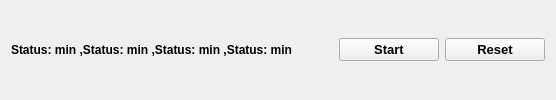
        <widget class="QFrame" name="bottomFrame">
         <layout class="QHBoxLayout" name="bottomLayout">
          <item>
           <widget class="QLabel" name="statusLabel">
            <property name="font">
             <font>
              <pointsize>9</pointsize>
              <weight>75</weight>
              <bold>true</bold>
             </font>
            </property>
            <property name="text">
             <string>Status: min ,Status: min ,Status: min ,Status: min</string>
            </property>
           </widget>
          </item>
          <item>
           <spacer name="horizontalSpacer_3">
            <property name="orientation">
             <enum>Qt::Horizontal</enum>
            </property>
            <property name="sizeHint" stdset="0">
             <size>
              <width>40</width>
              <height>20</height>
             </size>
            </property>
           </spacer>
          </item>
          <item>
           <widget class="QPushButton" name="startButton">
            <property name="minimumSize">
             <size>
              <width>100</width>
              <height>0</height>
             </size>
            </property>
            <property name="font">
             <font>
              <pointsize>10</pointsize>
              <weight>75</weight>
              <bold>true</bold>
             </font>
            </property>
            <property name="cursor">
             <cursorShape>PointingHandCursor</cursorShape>
            </property>
            <property name="text">
             <string>Start</string>
            </property>
            <property name="class" stdset="0">
             <string>primary</string>
            </property>
           </widget>
          </item>
          <item>
           <widget class="QPushButton" name="resetButton">
            <property name="minimumSize">
             <size>
              <width>100</width>
              <height>0</height>
             </size>
            </property>
            <property name="font">
             <font>
              <pointsize>10</pointsize>
              <weight>75</weight>
              <bold>true</bold>
             </font>
            </property>
            <property name="cursor">
             <cursorShape>PointingHandCursor</cursorShape>
            </property>
            <property name="text">
             <string>Reset</string>
            </property>
            <property name="class" stdset="0">
             <string>ghost</string>
            </property>
           </widget>
          </item>
         </layout>
        </widget>
